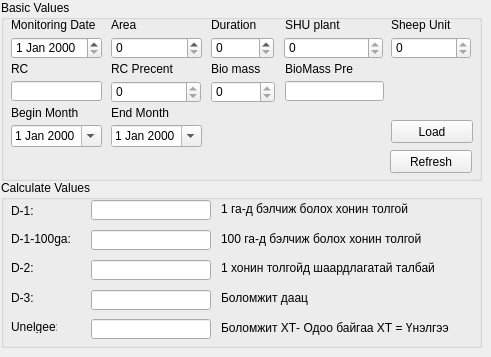
   <widget class="QWidget" name="tab_4">
    <attribute name="title">
     <string>Calculate</string>
    </attribute>
    <widget class="QGroupBox" name="groupBox">
     <property name="geometry">
      <rect>
       <x>1</x>
       <y>180</y>
       <width>481</width>
       <height>168</height>
      </rect>
     </property>
     <property name="title">
      <string>Calculate Values</string>
     </property>
     <widget class="QLabel" name="label_49">
      <property name="geometry">
       <rect>
        <x>220</x>
        <y>110</y>
        <width>241</width>
        <height>16</height>
       </rect>
      </property>
      <property name="text">
       <string>Боломжит даац</string>
      </property>
     </widget>
     <widget class="QLabel" name="label_40">
      <property name="geometry">
       <rect>
        <x>220</x>
        <y>21</y>
        <width>241</width>
        <height>16</height>
       </rect>
      </property>
      <property name="text">
       <string>1 га-д бэлчиж болох хонин толгой</string>
      </property>
     </widget>
     <widget class="QLabel" name="label_31">
      <property name="geometry">
       <rect>
        <x>10</x>
        <y>81</y>
        <width>46</width>
        <height>13</height>
       </rect>
      </property>
      <property name="text">
       <string>D-2:</string>
      </property>
     </widget>
     <widget class="QLineEdit" name="calc_d1_100ga_edit">
      <property name="geometry">
       <rect>
        <x>90</x>
        <y>50</y>
        <width>120</width>
        <height>20</height>
       </rect>
      </property>
      <property name="readOnly">
       <bool>true</bool>
      </property>
     </widget>
     <widget class="QLineEdit" name="calc_unelgee_edit">
      <property name="geometry">
       <rect>
        <x>90</x>
        <y>139</y>
        <width>120</width>
        <height>20</height>
       </rect>
      </property>
      <property name="readOnly">
       <bool>true</bool>
      </property>
     </widget>
     <widget class="QLabel" name="label_47">
      <property name="geometry">
       <rect>
        <x>220</x>
        <y>51</y>
        <width>241</width>
        <height>16</height>
       </rect>
      </property>
      <property name="text">
       <string>100 га-д бэлчиж болох хонин толгой</string>
      </property>
     </widget>
     <widget class="QLineEdit" name="calc_d1_edit">
      <property name="geometry">
       <rect>
        <x>90</x>
        <y>20</y>
        <width>120</width>
        <height>20</height>
       </rect>
      </property>
      <property name="readOnly">
       <bool>true</bool>
      </property>
     </widget>
     <widget class="QLabel" name="label_32">
      <property name="geometry">
       <rect>
        <x>10</x>
        <y>111</y>
        <width>46</width>
        <height>13</height>
       </rect>
      </property>
      <property name="text">
       <string>D-3:</string>
      </property>
     </widget>
     <widget class="QLabel" name="label_37">
      <property name="geometry">
       <rect>
        <x>10</x>
        <y>140</y>
        <width>46</width>
        <height>13</height>
       </rect>
      </property>
      <property name="text">
       <string>Unelgee:</string>
      </property>
     </widget>
     <widget class="QLineEdit" name="calc_d2_edit">
      <property name="geometry">
       <rect>
        <x>90</x>
        <y>80</y>
        <width>120</width>
        <height>20</height>
       </rect>
      </property>
      <property name="readOnly">
       <bool>true</bool>
      </property>
     </widget>
     <widget class="QLabel" name="label_51">
      <property name="geometry">
       <rect>
        <x>220</x>
        <y>140</y>
        <width>241</width>
        <height>16</height>
       </rect>
      </property>
      <property name="text">
       <string>Боломжит ХТ- Одоо байгаа ХТ = Үнэлгээ</string>
      </property>
     </widget>
     <widget class="QLabel" name="label_26">
      <property name="geometry">
       <rect>
        <x>10</x>
        <y>24</y>
        <width>46</width>
        <height>13</height>
       </rect>
      </property>
      <property name="text">
       <string>D-1:</string>
      </property>
     </widget>
     <widget class="QLabel" name="label_48">
      <property name="geometry">
       <rect>
        <x>220</x>
        <y>80</y>
        <width>241</width>
        <height>16</height>
       </rect>
      </property>
      <property name="text">
       <string>1 хонин толгойд шаардлагатай талбай</string>
      </property>
     </widget>
     <widget class="QLabel" name="label_30">
      <property name="geometry">
       <rect>
        <x>10</x>
        <y>51</y>
        <width>81</width>
        <height>16</height>
       </rect>
      </property>
      <property name="text">
       <string>D-1-100ga:</string>
      </property>
     </widget>
     <widget class="QLineEdit" name="calc_d3_edit">
      <property name="geometry">
       <rect>
        <x>90</x>
        <y>110</y>
        <width>120</width>
        <height>20</height>
       </rect>
      </property>
      <property name="readOnly">
       <bool>true</bool>
      </property>
     </widget>
    </widget>
    <widget class="QGroupBox" name="groupBox_2">
     <property name="geometry">
      <rect>
       <x>1</x>
       <y>0</y>
       <width>481</width>
       <height>181</height>
      </rect>
     </property>
     <property name="title">
      <string>Basic Values</string>
     </property>
     <widget class="QLabel" name="label_52">
      <property name="geometry">
       <rect>
        <x>10</x>
        <y>17</y>
        <width>91</width>
        <height>16</height>
       </rect>
      </property>
      <property name="text">
       <string>Monitoring Date</string>
      </property>
     </widget>
     <widget class="QDateEdit" name="calc_date_edit">
      <property name="geometry">
       <rect>
        <x>10</x>
        <y>37</y>
        <width>91</width>
        <height>22</height>
       </rect>
      </property>
     </widget>
     <widget class="QLabel" name="label_20">
      <property name="geometry">
       <rect>
        <x>110</x>
        <y>17</y>
        <width>81</width>
        <height>16</height>
       </rect>
      </property>
      <property name="text">
       <string>Area</string>
      </property>
     </widget>
     <widget class="QSpinBox" name="calc_area_sbox">
      <property name="enabled">
       <bool>true</bool>
      </property>
      <property name="geometry">
       <rect>
        <x>110</x>
        <y>37</y>
        <width>91</width>
        <height>22</height>
       </rect>
      </property>
      <property name="readOnly">
       <bool>false</bool>
      </property>
      <property name="maximum">
       <number>1000000000</number>
      </property>
     </widget>
     <widget class="QLabel" name="label_54">
      <property name="geometry">
       <rect>
        <x>210</x>
        <y>17</y>
        <width>61</width>
        <height>16</height>
       </rect>
      </property>
      <property name="text">
       <string>Duration</string>
      </property>
     </widget>
     <widget class="QSpinBox" name="calc_duration_sbox">
      <property name="enabled">
       <bool>true</bool>
      </property>
      <property name="geometry">
       <rect>
        <x>210</x>
        <y>37</y>
        <width>63</width>
        <height>22</height>
       </rect>
      </property>
      <property name="readOnly">
       <bool>false</bool>
      </property>
      <property name="maximum">
       <number>1000000000</number>
      </property>
     </widget>
     <widget class="QSpinBox" name="calc_biomass_sbox">
      <property name="enabled">
       <bool>true</bool>
      </property>
      <property name="geometry">
       <rect>
        <x>210</x>
        <y>81</y>
        <width>64</width>
        <height>22</height>
       </rect>
      </property>
      <property name="readOnly">
       <bool>true</bool>
      </property>
      <property name="maximum">
       <number>1000000000</number>
      </property>
     </widget>
     <widget class="QLabel" name="label_21">
      <property name="geometry">
       <rect>
        <x>210</x>
        <y>61</y>
        <width>65</width>
        <height>16</height>
       </rect>
      </property>
      <property name="text">
       <string>Bio mass</string>
      </property>
     </widget>
     <widget class="QLabel" name="label_23">
      <property name="geometry">
       <rect>
        <x>110</x>
        <y>61</y>
        <width>90</width>
        <height>16</height>
       </rect>
      </property>
      <property name="text">
       <string>RC Precent</string>
      </property>
     </widget>
     <widget class="QLineEdit" name="calc_rc_edit">
      <property name="enabled">
       <bool>true</bool>
      </property>
      <property name="geometry">
       <rect>
        <x>10</x>
        <y>81</y>
        <width>91</width>
        <height>20</height>
       </rect>
      </property>
     </widget>
     <widget class="QSpinBox" name="calc_rc_precent_sbox">
      <property name="enabled">
       <bool>true</bool>
      </property>
      <property name="geometry">
       <rect>
        <x>110</x>
        <y>81</y>
        <width>90</width>
        <height>22</height>
       </rect>
      </property>
      <property name="readOnly">
       <bool>true</bool>
      </property>
      <property name="maximum">
       <number>1000000000</number>
      </property>
     </widget>
     <widget class="QLabel" name="label_22">
      <property name="geometry">
       <rect>
        <x>10</x>
        <y>61</y>
        <width>61</width>
        <height>16</height>
       </rect>
      </property>
      <property name="text">
       <string>RC</string>
      </property>
     </widget>
     <widget class="QLineEdit" name="biomass_present_edit">
      <property name="enabled">
       <bool>true</bool>
      </property>
      <property name="geometry">
       <rect>
        <x>284</x>
        <y>81</y>
        <width>99</width>
        <height>20</height>
       </rect>
      </property>
     </widget>
     <widget class="QLabel" name="label_58">
      <property name="geometry">
       <rect>
        <x>284</x>
        <y>61</y>
        <width>109</width>
        <height>16</height>
       </rect>
      </property>
      <property name="text">
       <string>BioMass Pre</string>
      </property>
     </widget>
     <widget class="QLabel" name="label_24">
      <property name="geometry">
       <rect>
        <x>284</x>
        <y>17</y>
        <width>89</width>
        <height>16</height>
       </rect>
      </property>
      <property name="text">
       <string>SHU plant</string>
      </property>
     </widget>
     <widget class="QSpinBox" name="calc_sheep_unit_plant_sbox">
      <property name="enabled">
       <bool>true</bool>
      </property>
      <property name="geometry">
       <rect>
        <x>283</x>
        <y>37</y>
        <width>99</width>
        <height>22</height>
       </rect>
      </property>
      <property name="readOnly">
       <bool>true</bool>
      </property>
      <property name="maximum">
       <number>1000000000</number>
      </property>
     </widget>
     <widget class="QSpinBox" name="calc_sheep_unit_sbox">
      <property name="enabled">
       <bool>true</bool>
      </property>
      <property name="geometry">
       <rect>
        <x>390</x>
        <y>37</y>
        <width>80</width>
        <height>22</height>
       </rect>
      </property>
      <property name="readOnly">
       <bool>true</bool>
      </property>
      <property name="maximum">
       <number>1000000000</number>
      </property>
     </widget>
     <widget class="QLabel" name="label_25">
      <property name="geometry">
       <rect>
        <x>390</x>
        <y>17</y>
        <width>81</width>
        <height>16</height>
       </rect>
      </property>
      <property name="text">
       <string>Sheep Unit</string>
      </property>
     </widget>
     <widget class="QPushButton" name="calc_refresh_button">
      <property name="geometry">
       <rect>
        <x>389</x>
        <y>150</y>
        <width>82</width>
        <height>23</height>
       </rect>
      </property>
      <property name="text">
       <string>Refresh</string>
      </property>
     </widget>
     <widget class="QDateEdit" name="begin_month_date">
      <property name="geometry">
       <rect>
        <x>10</x>
        <y>125</y>
        <width>91</width>
        <height>22</height>
       </rect>
      </property>
      <property name="calendarPopup">
       <bool>true</bool>
      </property>
     </widget>
     <widget class="QLabel" name="label_8">
      <property name="geometry">
       <rect>
        <x>10</x>
        <y>105</y>
        <width>91</width>
        <height>16</height>
       </rect>
      </property>
      <property name="text">
       <string>Begin Month</string>
      </property>
     </widget>
     <widget class="QLabel" name="label_16">
      <property name="geometry">
       <rect>
        <x>110</x>
        <y>105</y>
        <width>91</width>
        <height>16</height>
       </rect>
      </property>
      <property name="text">
       <string>End Month</string>
      </property>
     </widget>
     <widget class="QDateEdit" name="end_month_date">
      <property name="geometry">
       <rect>
        <x>110</x>
        <y>125</y>
        <width>91</width>
        <height>22</height>
       </rect>
      </property>
      <property name="calendarPopup">
       <bool>true</bool>
      </property>
     </widget>
     <widget class="QPushButton" name="calc_load_button">
      <property name="geometry">
       <rect>
        <x>390</x>
        <y>120</y>
        <width>82</width>
        <height>23</height>
       </rect>
      </property>
      <property name="text">
       <string>Load</string>
      </property>
     </widget>
    </widget>
   </widget>
